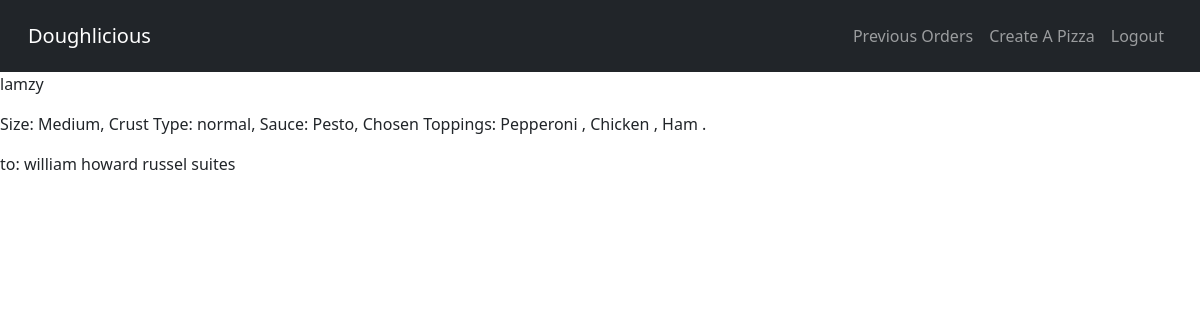
Page /orders/2 (signed in) on the committed database.
### DoughliciousApp/models.py (models this page shows, shortened)
class order(models.Model):
    user = models.ForeignKey("DoughliciousApp.User", on_delete=models.CASCADE)
    deliveryDetails =  models.ForeignKey("DoughliciousApp.deliveryDetails", on_delete=models.CASCADE)
    pizza = models.ForeignKey("DoughliciousApp.Pizza", on_delete=models.CASCADE)
    orderDate = models.DateField(auto_now_add=True)

class deliveryDetails(models.Model):
    detailsId = models.AutoField(primary_key=True)
    name = models.CharField(default=(""), max_length=50, validators=[validate_names])
    address = models.CharField(default=(""), max_length=100)
    cardNum = models.CharField( default = '', max_length=20, validators=[validate_cardNum])
    cvv = models.CharField(default='', max_length=3, validators=[validate_cvv])
    expDate = models.DateField(default=(""), auto_now=False, auto_now_add=False, validators=[validate_date_format])

class Pizza(models.Model):
   pizzaId =  models.AutoField(primary_key=True)
   CRUST_CHOICES = [
        ('thin', 'Thin Crust'),
        ('normal', 'Normal'),
        ('thick', 'Thick Crust'),
        ('stuffed', 'Stuffed Crust'),
        ('gluten free', 'Gluten Free'),]
   size =  models.ForeignKey("DoughliciousApp.Size", on_delete=models.CASCADE)
   sauce =  models.ForeignKey("DoughliciousApp.Sauce", on_delete=models.CASCADE)
   cheese =  models.ForeignKey("DoughliciousApp.Cheese", on_delete=models.CASCADE)
   crust = models.CharField(choices=CRUST_CHOICES, max_length=50)
   pepperoni = models.BooleanField(default=False)
   chicken = models.BooleanField(default=False)
   ham = models.BooleanField(default=False)
   pineapple = models.BooleanField(default=False)
   peppers = models.BooleanField(default=False)
   mushroom = models.BooleanField(default=False)
   onions = models.BooleanField(default=False)
   def __str__(self) -> str:
        toppings = [
        ('Pepperoni ' if self.pepperoni else ''),
        ('Chicken ' if self.chicken else ''),
        ('Ham ' if self.ham else ''),
        ('Pineapple ' if self.pineapple else ''),
        ('Peppers ' if self.peppers else ''),
        ('Mushrooms ' if self.mushroom else ''),
        ('Onions ' if self.onions else '')]
        chosen_toppings = [t for t in toppings if t]
        chosen_toppings = ', '.join(chosen_toppings)
        return ('Size: {},  Crust Type: {},  Sauce: {},  Chosen Toppings: {}. ').format(self.size, self.crust, self.sauce, chosen_toppings)

class Size(models.Model):
    name = models.CharField(default=(""), max_length=100)
    def __str__(self):
        return self.name

class Sauce(models.Model):
    name = models.CharField(default=(""), max_length=100)
    def __str__(self):
        return self.name

### DoughliciousApp/views.py (the view)
# urls.py: path('orders/<int:orderId>', views.specificOrder, name="specificOrder"),
@login_required
def specificOrder(request, orderId):
    order_instance = get_object_or_404(order, id=orderId)
    return render(request, 'specificItem.html', {'order' : order_instance})

### DoughliciousApp/templates/specificItem.html
{% extends "base.html" %}
{% block links %}
    <li class="nav-item">
        <a class="nav-link" href="{% url "previousOrders" %}"> Previous Orders</a>
    </li>
    <li class="nav-item">
        <a class="nav-link" href="{% url "createPizza" %}">Create A Pizza</a>
    </li>
{% endblock links %}
{% block content %}
<p>{{ order.deliveryDetails.name }} </p>
</p>{{ order.pizza }} </p>
</p> to: {{ order.deliveryDetails.address }} </p>
{% endblock content %}

### rows in the picture
order: deliveryDetails.name "lamzy", pizza "Size: Medium, Crust Type: normal, Sauce: Pesto, Chosen Toppings: Pepperoni , Chicken , Ham .", deliveryDetails.address "william howard russel suites"
